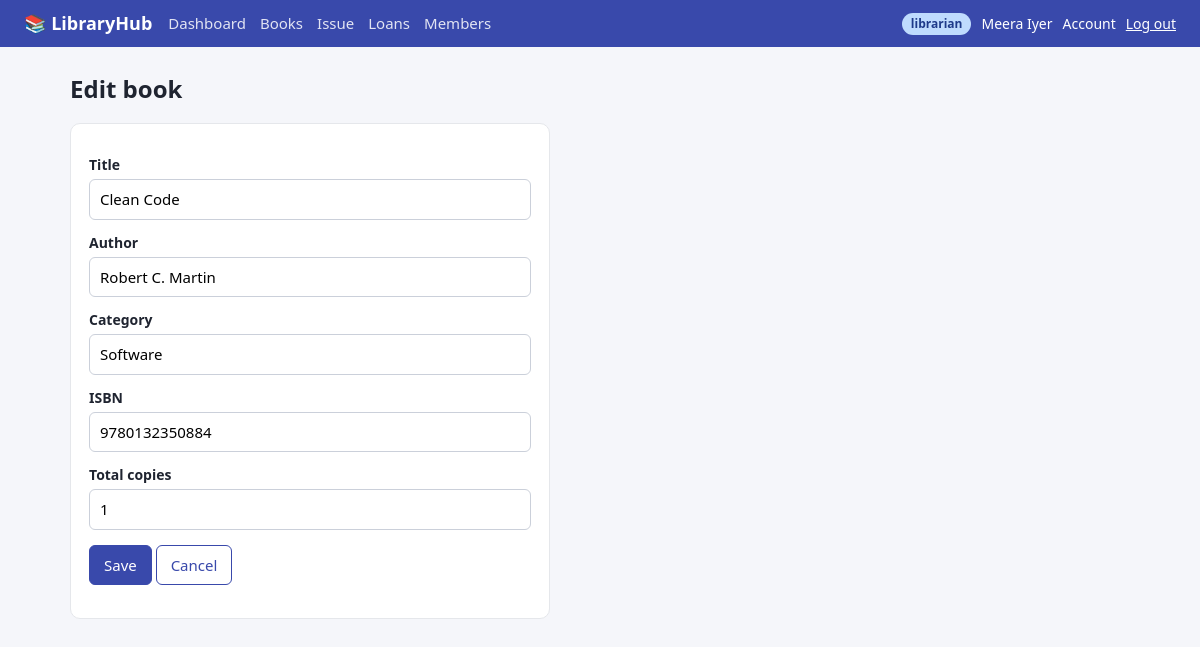
Page /books/2/edit (signed in) on the committed database.
### tables this page shows
CREATE TABLE users (
    id            INTEGER PRIMARY KEY AUTOINCREMENT,
    username      TEXT UNIQUE NOT NULL,
    password_hash TEXT NOT NULL,
    full_name     TEXT NOT NULL,
    email         TEXT NOT NULL DEFAULT '',
    role          TEXT NOT NULL CHECK (role IN ('admin','librarian','student')),
    active        INTEGER NOT NULL DEFAULT 1,
    created_at    TEXT NOT NULL DEFAULT CURRENT_DATE
);

CREATE TABLE books (
    id               INTEGER PRIMARY KEY AUTOINCREMENT,
    title            TEXT NOT NULL,
    author           TEXT NOT NULL,
    isbn             TEXT NOT NULL DEFAULT '',
    category         TEXT NOT NULL DEFAULT '',
    total_copies     INTEGER NOT NULL CHECK (total_copies >= 0),
    available_copies INTEGER NOT NULL CHECK (available_copies >= 0),
    removed          INTEGER NOT NULL DEFAULT 0   -- soft delete keeps loan history intact
);

### app.py (the view, shortened to what this page needs)
@app.route("/books/<int:bid>/edit", methods=["GET", "POST"])
@roles_required(*STAFF)
def edit_book(bid):
    book = qone("SELECT * FROM books WHERE id = ? AND removed = 0", (bid,))
    if book is None:
        abort(404)
    issued = book["total_copies"] - book["available_copies"]
    return render_template("book_form.html", book=book, f=request.form if request.method == "POST" else book)

### app.py (called while the page is built)
def qone(sql, args=()):
    return db.get_db().execute(sql, args).fetchone()

@app.before_request
def load_user():
    g.user = None
    uid = session.get("uid")
    if uid:
        g.user = qone("SELECT * FROM users WHERE id = ? AND active = 1", (uid,))
        if g.user is None:
            session.clear()
    if request.method == "POST":  # CSRF protection for every form
        token = session.get("csrf")
        if not token or token != request.form.get("csrf"):
            abort(400, "Invalid or missing CSRF token. Reload the page and try again.")

@app.context_processor
def inject_globals():
    if "csrf" not in session:
        session["csrf"] = secrets.token_hex(16)
    return {"csrf": session["csrf"], "user": g.user}

def roles_required(*roles):
    def deco(view):
        @wraps(view)
        def wrapper(*a, **kw):
            if g.user is None:
                return redirect(url_for("login", next=request.path))
            if g.user["role"] not in roles:
                abort(403)
            return view(*a, **kw)
        return wrapper
    return deco

### db.py (called while the page is built)
def get_db():
    if "db" not in g:
        g.db = sqlite3.connect(DB_PATH)
        g.db.row_factory = sqlite3.Row
        g.db.execute("PRAGMA foreign_keys = ON")
    return g.db

### templates/book_form.html
{% extends "base.html" %}{% block title %}{{ 'Edit' if book else 'Add' }} book{% endblock %}
{% block content %}
<h1>{{ 'Edit book' if book else 'Add book' }}</h1>
<form class="card form" method="post"><input type="hidden" name="csrf" value="{{ csrf }}">
  <label>Title</label><input name="title" value="{{ f.title }}" required>
  <label>Author</label><input name="author" value="{{ f.author }}" required>
  <label>Category</label><input name="category" value="{{ f.category }}">
  <label>ISBN</label><input name="isbn" value="{{ f.isbn }}">
  <label>Total copies</label><input name="total_copies" type="number" min="0" value="{{ f.total_copies or 1 }}" required>
  <p><button class="btn">Save</button> <a class="btn ghost" href="{{ url_for('books') }}">Cancel</a></p>
</form>
{% endblock %}

### templates/base.html (shortened to what this page needs)
<!doctype html>
<html lang="en"><head>
<link rel="stylesheet" href="{{ url_for('static', filename='style.css') }}">
</head><body>
{% if user %}
<header class="nav">
  <a class="brand" href="{{ url_for('dashboard') }}">📚 LibraryHub</a>
  <nav>
    <a href="{{ url_for('dashboard') }}">Dashboard</a>
    <a href="{{ url_for('books') }}">Books</a>
    {% if user.role in ('admin', 'librarian') %}
      <a href="{{ url_for('issue') }}">Issue</a>
      <a href="{{ url_for('loans') }}">Loans</a>
      <a href="{{ url_for('users') }}">Members</a>
    {% endif %}
  </nav>
  <div class="who">
    <span class="badge role-{{ user.role }}">{{ user.role }}</span> {{ user.full_name }}
    <a href="{{ url_for('account') }}">Account</a>
    <form class="inline" method="post" action="{{ url_for('logout') }}">
      <input type="hidden" name="csrf" value="{{ csrf }}"><button class="link">Log out</button>
    </form>
  </div>
</header>
{% endif %}
<main>
  {% block content %}{% endblock %}
</main>
</body></html>

### static/style.css (style rules this page uses)
:root { --bg:#f5f6fa;--card:#fff;--ink:#1f2430;--muted:#6b7280;--line:#e5e7eb;--brand:#3949ab;--brand-d:#2c3990;--ok:#15803d;--warn:#b45309;--bad:#b91c1c }
* { box-sizing:border-box }
body { margin:0;font:15px/1.5 system-ui,-apple-system,"Segoe UI",Roboto,sans-serif;background:var(--bg);color:var(--ink) }
a { color:var(--brand);text-decoration:none }
.nav { display:flex;flex-wrap:wrap;align-items:center;gap:16px;padding:10px 24px;background:var(--brand);color:#fff }
.nav a { color:#fff }
.brand { font-weight:700;font-size:18px }
.nav nav { display:flex;gap:14px;flex:1;flex-wrap:wrap }
.nav nav a { opacity:.85 }
.who { display:flex;gap:10px;align-items:center;font-size:14px }
main { max-width:1100px;margin:24px auto;padding:0 20px }
h1 { margin:0 0 16px;font-size:24px }
.card { background:var(--card);border:1px solid var(--line);border-radius:10px;padding:18px;margin-bottom:18px }
input,select { padding:8px 10px;border:1px solid #cbd0da;border-radius:6px;font:inherit;width:100%;background:#fff }
label { display:block;font-weight:600;margin:12px 0 4px;font-size:14px }
.btn { display:inline-block;padding:8px 14px;border-radius:6px;border:1px solid var(--brand);background:var(--brand);color:#fff;font:inherit;cursor:pointer }
.btn.ghost { background:#fff;color:var(--brand) }
form.inline { display:inline }
button.link { background:none;border:0;color:#fff;cursor:pointer;font:inherit;padding:0;text-decoration:underline }
.badge { display:inline-block;padding:2px 9px;border-radius:999px;font-size:12px;font-weight:600;background:#e5e7eb }
.role-librarian { background:#bfdbfe;color:#1e3a8a }
.form { max-width:480px }

### rows in the picture
users: role "librarian", full_name "Meera Iyer"
books: title "Clean Code", author "Robert C. Martin", category "Software", isbn "9780132350884", total_copies "1"

### other values in the picture
{{ 'Edit book' if book else 'Add book' }} "Edit book"
